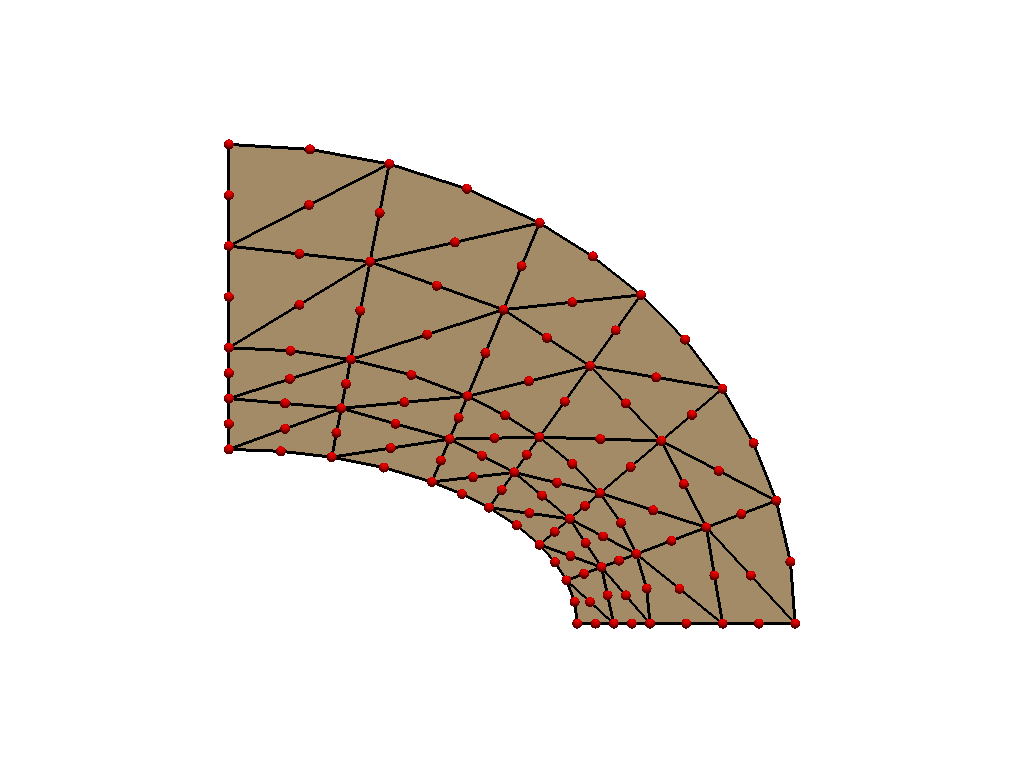

Reproduce this figure in Python.
import getfem as gf
import numpy as np
import pyvista as pv

pv.set_plot_theme("document")


mesh = gf.Mesh("empty", 2)
gt = gf.GeoTrans("GT_PK(2,2)")
x = [
    2.12968779,
    1.78302097,
    2.0,
    2.41700006,
    1.16499996,
    1.36939037,
    0.0,
    0.0,
    2.83276558,
    3.25,
    1.78299999,
    0.0,
    1.95635438,
    1.93760836,
    2.20849991,
    2.33895946,
    1.26719522,
    0.699454725,
    0.0,
    0.590530932,
    2.48122668,
    2.83349991,
    3.14145494,
    1.57619524,
    1.78156114,
    2.36494803,
    0.920210361,
    0.0,
    1.49321365,
    2.13828373,
    0.644992828,
    2.7402072,
    2.07325459,
    0.809832573,
    1.63738739,
    2.04302096,
    2.04731894,
    2.14765692,
    2.23862171,
    2.25020337,
    1.86968768,
    1.87159467,
    1.96065235,
    2.03794599,
    2.17339182,
    2.27764177,
    2.31274986,
    2.39741039,
    1.98434079,
    2.07305408,
    2.10424995,
    1.21609759,
    0.956094027,
    0.928863049,
    0.61776185,
    0.889270782,
    1.31829286,
    1.04687166,
    1.00719166,
    0.672223806,
    0.322496414,
    0.322496414,
    0.0,
    0.298612624,
    0.353529572,
    0.349727362,
    0.0,
    2.65699625,
    2.81134081,
    3.01119447,
    2.61071682,
    2.94083118,
    2.30545712,
    2.43494749,
    2.53958321,
    2.9951036,
    3.22274947,
    2.78685355,
    3.04174995,
    2.5862298,
    2.62524986,
    1.67959762,
    1.97057164,
    2.08827782,
    1.82472491,
    2.21910143,
    1.47279274,
    1.72132254,
    1.58562696,
    1.92740786,
    2.45301008,
    2.61824918,
    2.27724075,
    2.13139391,
    1.97093856,
    1.13782501,
    1.19301391,
    0.754643679,
    1.29641628,
    1.36630476,
    0.865021467,
    0.404916286,
    0.404916286,
    0.0,
    0.460105181,
    0.464885771,
    0.0,
    1.45229125,
    1.52437818,
    1.70947433,
    1.33727348,
    1.40119362,
    1.56530046,
    1.79687095,
    1.88353753,
    1.65181267,
    1.72478402,
]
y = [
    0.748563945,
    0.453000009,
    0.0,
    0.0,
    0.812830687,
    1.30441773,
    1.58299994,
    1.0,
    1.34800005,
    0.0,
    2.29920578,
    2.75,
    0.600781977,
    0.24782756,
    0.0,
    0.399010003,
    1.05862427,
    1.51526558,
    1.29149997,
    0.955415249,
    1.04828203,
    0.0,
    0.704780996,
    1.80181181,
    1.06977248,
    1.88628185,
    2.63746476,
    2.16650009,
    0.66526556,
    0.323418766,
    1.23534048,
    0.551895499,
    1.47802711,
    2.07636523,
    0.867518961,
    0.674672961,
    0.462100387,
    0.49989599,
    0.361214399,
    0.577865005,
    0.526890993,
    0.352538496,
    0.388209403,
    0.285623163,
    0.161709383,
    0.161709383,
    0.0,
    0.201135173,
    0.124891631,
    0.12391378,
    0.0,
    0.935727477,
    1.14698243,
    1.00701976,
    1.09537792,
    0.89571166,
    1.18152106,
    1.42680883,
    1.2698791,
    1.37530303,
    1.26342022,
    1.1176703,
    1.14575005,
    0.988790989,
    1.56597483,
    1.40338278,
    1.43725002,
    1.19814098,
    0.876531482,
    1.03466594,
    0.800088763,
    0.628338218,
    0.898422956,
    0.650229692,
    0.475452751,
    0.27594775,
    0.355370194,
    0.27594775,
    0.0,
    0.199505001,
    0.0,
    2.05050874,
    1.84404683,
    2.10717726,
    1.63991952,
    1.68215442,
    1.55311477,
    1.39122248,
    1.19474387,
    1.27389979,
    1.41301358,
    1.62920785,
    1.26315451,
    1.05902719,
    0.91628772,
    1.6585387,
    1.93908858,
    1.79581547,
    2.18778563,
    2.49518013,
    2.356915,
    1.82968259,
    2.12143278,
    1.87475002,
    2.40198231,
    2.7217207,
    2.45825005,
    0.963071585,
    1.06419837,
    0.968645692,
    0.743589222,
    0.840174794,
    0.766392231,
    0.734150469,
    0.808041453,
    0.563807368,
    0.633023739,
]
mesh.add_convex(
    gt,
    [
        [x[29], x[38], x[15], x[36], x[37], x[12]],
        [y[29], y[38], y[15], y[36], y[37], y[12]],
    ],
)
mesh.add_convex(
    gt,
    [
        [x[0], x[35], x[12], x[39], x[37], x[15]],
        [y[0], y[35], y[12], y[39], y[37], y[15]],
    ],
)
mesh.add_convex(
    gt,
    [
        [x[13], x[43], x[29], x[41], x[42], x[1]],
        [y[13], y[43], y[29], y[41], y[42], y[1]],
    ],
)
mesh.add_convex(
    gt,
    [
        [x[12], x[40], x[1], x[36], x[42], x[29]],
        [y[12], y[40], y[1], y[36], y[42], y[29]],
    ],
)
mesh.add_convex(
    gt,
    [
        [x[14], x[46], x[3], x[44], x[45], x[29]],
        [y[14], y[46], y[3], y[44], y[45], y[29]],
    ],
)
mesh.add_convex(
    gt,
    [
        [x[15], x[38], x[29], x[47], x[45], x[3]],
        [y[15], y[38], y[29], y[47], y[45], y[3]],
    ],
)
mesh.add_convex(
    gt,
    [
        [x[2], x[50], x[14], x[48], x[49], x[13]],
        [y[2], y[50], y[14], y[48], y[49], y[13]],
    ],
)
mesh.add_convex(
    gt,
    [
        [x[29], x[43], x[13], x[44], x[49], x[14]],
        [y[29], y[43], y[13], y[44], y[49], y[14]],
    ],
)
mesh.add_convex(
    gt,
    [
        [x[30], x[54], x[19], x[52], x[53], x[16]],
        [y[30], y[54], y[19], y[52], y[53], y[16]],
    ],
)
mesh.add_convex(
    gt,
    [
        [x[4], x[51], x[16], x[55], x[53], x[19]],
        [y[4], y[51], y[16], y[55], y[53], y[19]],
    ],
)
mesh.add_convex(
    gt,
    [
        [x[17], x[59], x[30], x[57], x[58], x[5]],
        [y[17], y[59], y[30], y[57], y[58], y[5]],
    ],
)
mesh.add_convex(
    gt,
    [
        [x[16], x[56], x[5], x[52], x[58], x[30]],
        [y[16], y[56], y[5], y[52], y[58], y[30]],
    ],
)
mesh.add_convex(
    gt,
    [
        [x[18], x[62], x[7], x[60], x[61], x[30]],
        [y[18], y[62], y[7], y[60], y[61], y[30]],
    ],
)
mesh.add_convex(
    gt,
    [
        [x[19], x[54], x[30], x[63], x[61], x[7]],
        [y[19], y[54], y[30], y[63], y[61], y[7]],
    ],
)
mesh.add_convex(
    gt,
    [
        [x[6], x[66], x[18], x[64], x[65], x[17]],
        [y[6], y[66], y[18], y[64], y[65], y[17]],
    ],
)
mesh.add_convex(
    gt,
    [
        [x[30], x[59], x[17], x[60], x[65], x[18]],
        [y[30], y[59], y[17], y[60], y[65], y[18]],
    ],
)
mesh.add_convex(
    gt,
    [
        [x[8], x[67], x[20], x[69], x[68], x[22]],
        [y[8], y[67], y[20], y[69], y[68], y[22]],
    ],
)
mesh.add_convex(
    gt,
    [
        [x[20], x[70], x[31], x[68], x[71], x[22]],
        [y[20], y[70], y[31], y[68], y[71], y[22]],
    ],
)
mesh.add_convex(
    gt,
    [
        [x[20], x[72], x[0], x[70], x[73], x[31]],
        [y[20], y[72], y[0], y[70], y[73], y[31]],
    ],
)
mesh.add_convex(
    gt,
    [
        [x[0], x[39], x[15], x[73], x[74], x[31]],
        [y[0], y[39], y[15], y[73], y[74], y[31]],
    ],
)
mesh.add_convex(
    gt,
    [
        [x[22], x[71], x[31], x[76], x[75], x[9]],
        [y[22], y[71], y[31], y[76], y[75], y[9]],
    ],
)
mesh.add_convex(
    gt,
    [
        [x[31], x[77], x[21], x[75], x[78], x[9]],
        [y[31], y[77], y[21], y[75], y[78], y[9]],
    ],
)
mesh.add_convex(
    gt,
    [
        [x[31], x[74], x[15], x[77], x[79], x[21]],
        [y[31], y[74], y[15], y[77], y[79], y[21]],
    ],
)
mesh.add_convex(
    gt,
    [
        [x[15], x[47], x[3], x[79], x[80], x[21]],
        [y[15], y[47], y[3], y[79], y[80], y[21]],
    ],
)
mesh.add_convex(
    gt,
    [
        [x[10], x[81], x[23], x[83], x[82], x[25]],
        [y[10], y[81], y[23], y[83], y[82], y[25]],
    ],
)
mesh.add_convex(
    gt,
    [
        [x[23], x[84], x[32], x[82], x[85], x[25]],
        [y[23], y[84], y[32], y[82], y[85], y[25]],
    ],
)
mesh.add_convex(
    gt,
    [
        [x[23], x[86], x[5], x[84], x[87], x[32]],
        [y[23], y[86], y[5], y[84], y[87], y[32]],
    ],
)
mesh.add_convex(
    gt,
    [
        [x[5], x[88], x[24], x[87], x[89], x[32]],
        [y[5], y[88], y[24], y[87], y[89], y[32]],
    ],
)
mesh.add_convex(
    gt,
    [
        [x[25], x[85], x[32], x[91], x[90], x[8]],
        [y[25], y[85], y[32], y[91], y[90], y[8]],
    ],
)
mesh.add_convex(
    gt,
    [
        [x[32], x[92], x[20], x[90], x[67], x[8]],
        [y[32], y[92], y[20], y[90], y[67], y[8]],
    ],
)
mesh.add_convex(
    gt,
    [
        [x[32], x[89], x[24], x[92], x[93], x[20]],
        [y[32], y[89], y[24], y[92], y[93], y[20]],
    ],
)
mesh.add_convex(
    gt,
    [
        [x[24], x[94], x[0], x[93], x[72], x[20]],
        [y[24], y[94], y[0], y[93], y[72], y[20]],
    ],
)
mesh.add_convex(
    gt,
    [
        [x[5], x[86], x[23], x[57], x[95], x[17]],
        [y[5], y[86], y[23], y[57], y[95], y[17]],
    ],
)
mesh.add_convex(
    gt,
    [
        [x[23], x[96], x[33], x[95], x[97], x[17]],
        [y[23], y[96], y[33], y[95], y[97], y[17]],
    ],
)
mesh.add_convex(
    gt,
    [
        [x[23], x[81], x[10], x[96], x[98], x[33]],
        [y[23], y[81], y[10], y[96], y[98], y[33]],
    ],
)
mesh.add_convex(
    gt,
    [
        [x[10], x[99], x[26], x[98], x[100], x[33]],
        [y[10], y[99], y[26], y[98], y[100], y[33]],
    ],
)
mesh.add_convex(
    gt,
    [
        [x[17], x[97], x[33], x[64], x[101], x[6]],
        [y[17], y[97], y[33], y[64], y[101], y[6]],
    ],
)
mesh.add_convex(
    gt,
    [
        [x[33], x[102], x[27], x[101], x[103], x[6]],
        [y[33], y[102], y[27], y[101], y[103], y[6]],
    ],
)
mesh.add_convex(
    gt,
    [
        [x[33], x[100], x[26], x[102], x[104], x[27]],
        [y[33], y[100], y[26], y[102], y[104], y[27]],
    ],
)
mesh.add_convex(
    gt,
    [
        [x[26], x[105], x[11], x[104], x[106], x[27]],
        [y[26], y[105], y[11], y[104], y[106], y[27]],
    ],
)
mesh.add_convex(
    gt,
    [
        [x[34], x[109], x[24], x[107], x[108], x[16]],
        [y[34], y[109], y[24], y[107], y[108], y[16]],
    ],
)
mesh.add_convex(
    gt,
    [
        [x[5], x[56], x[16], x[88], x[108], x[24]],
        [y[5], y[56], y[16], y[88], y[108], y[24]],
    ],
)
mesh.add_convex(
    gt,
    [
        [x[28], x[112], x[34], x[110], x[111], x[4]],
        [y[28], y[112], y[34], y[110], y[111], y[4]],
    ],
)
mesh.add_convex(
    gt,
    [
        [x[16], x[51], x[4], x[107], x[111], x[34]],
        [y[16], y[51], y[4], y[107], y[111], y[34]],
    ],
)
mesh.add_convex(
    gt,
    [
        [x[12], x[35], x[0], x[113], x[114], x[34]],
        [y[12], y[35], y[0], y[113], y[114], y[34]],
    ],
)
mesh.add_convex(
    gt,
    [
        [x[24], x[109], x[34], x[94], x[114], x[0]],
        [y[24], y[109], y[34], y[94], y[114], y[0]],
    ],
)
mesh.add_convex(
    gt,
    [
        [x[1], x[40], x[12], x[115], x[116], x[28]],
        [y[1], y[40], y[12], y[115], y[116], y[28]],
    ],
)
mesh.add_convex(
    gt,
    [
        [x[34], x[112], x[28], x[113], x[116], x[12]],
        [y[34], y[112], y[28], y[113], y[116], y[12]],
    ],
)

mesh.save("fine-triangle-2d.msh")
mesh.export_to_vtk("fine-triangle-2d.vtk", "ascii")

mesh = pv.read("fine-triangle-2d.vtk")

plotter = pv.Plotter()
plotter.add_mesh(mesh)
plotter.add_mesh(
    mesh.separate_cells().extract_feature_edges(),
    show_edges=True,
    line_width=3,
    color="black",
)
plotter.add_points(
    mesh.points, render_points_as_spheres=True, point_size=10.0, color="red"
)
plotter.show(cpos="xy", screenshot="fine-triangle-2d.png")
